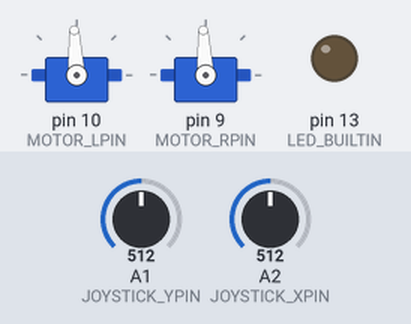
Recording of a sketch running on a simulated Arduino Uno, built with avr-gcc and run on an emulated ATmega328P. On the bench: 2 × servo, output pins drawn as LEDs (lit = HIGH). The test bench sets the inputs (shaded band); at power-on: A1 (JOYSTICK_YPIN) = 512, A2 (JOYSTICK_XPIN) = 512.

Above: at 1.2 s.
1.3 s: A1 (JOYSTICK_YPIN) set to 716
At 2.5 s:
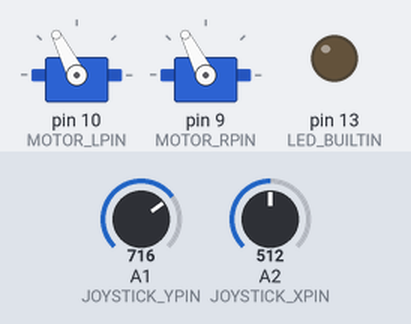
3.5 s: A2 (JOYSTICK_XPIN) set to 716
At 6.3 s:
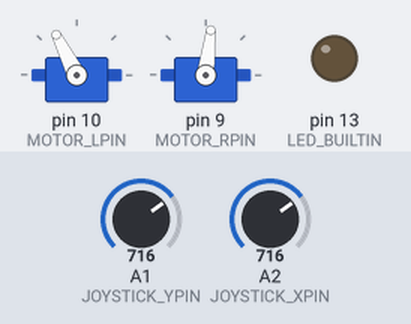
6.5 s: A2 (JOYSTICK_XPIN) set to 900
At 8.6 s:
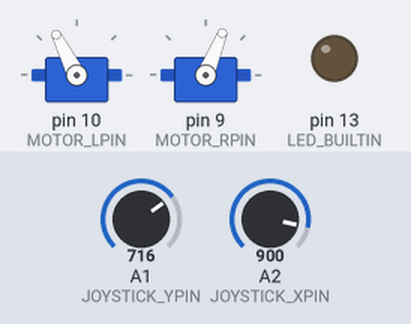
9.5 s: A1 (JOYSTICK_YPIN) set to 0
At 12.2 s:
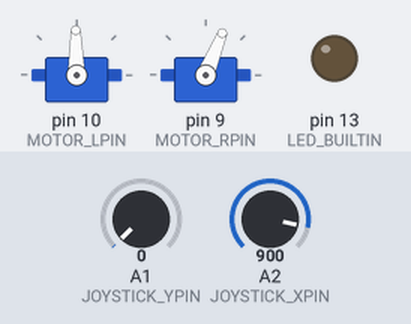
12.5 s: A2 (JOYSTICK_XPIN) set to 511
At 15.1 s:
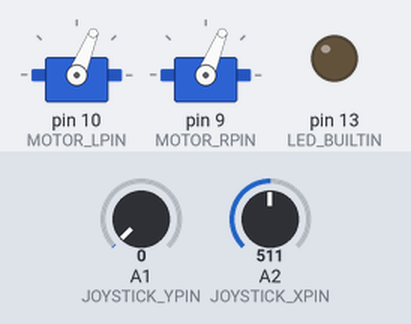
15.5 s: A2 (JOYSTICK_XPIN) set to 124
At 16.7 s:
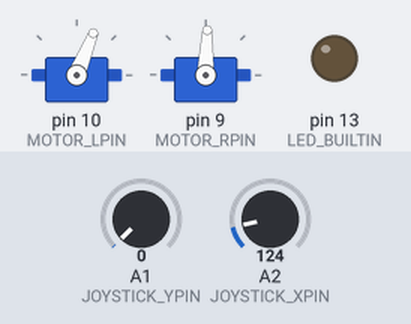
17.1 s: A2 (JOYSTICK_XPIN) set to 105
Timing chart, 0 to 19.7 s (numbered marks = the images above; inputs shaded):
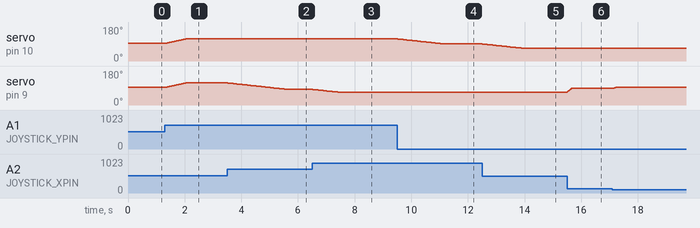

The sketch:

code_for_motors.ino
```cpp
/*
Go Baby Go! Project - Red Team Senior Design 2020-2021
Designed in collaboration with the Computer Engineering / Electrical Engineering Team
This program is able to interface a BlueTooth module for remote control and provide
manual steering and power from a joystick
Highlights of the car's manuverability include zero-radius turning, gradual acceleration
and deceleration, as well as high torque values and slow speed values for safety and functionality
Lead designers: Bryan Serrano, Max Everett
*/


#include <Servo.h>
#include "system_definitions.h"


void setup()
{

  // Joystick read in calls
  pinMode(JOYSTICK_XPIN, INPUT);
  pinMode(JOYSTICK_YPIN, INPUT);

  pinMode(LED_BUILTIN, OUTPUT);

  // Motor read in calls
  lMotorControl.attach(MOTOR_LPIN);
  rMotorControl.attach(MOTOR_RPIN);

  Serial.println("App Started");

}

void loop()
{

  //read joystick input and save it to a variable
  joyXVal = analogRead(JOYSTICK_XPIN);
  joyYVal = analogRead(JOYSTICK_YPIN);

  if ( JOYSTICK_LEFT <  JOYSTICK_RIGHT)
      (joyXVal <  JOYSTICK_ZERO_X) ? turnVal = giveDirection('L') : turnVal = giveDirection('R');

  if ( JOYSTICK_LEFT >  JOYSTICK_RIGHT)
      (joyXVal >  JOYSTICK_ZERO_X) ? turnVal = giveDirection('L') : turnVal = giveDirection('R');

  if ( JOYSTICK_UP <  JOYSTICK_DOWN)
    speedVal = (joyYVal < JOYSTICK_ZERO_Y) ? speedVal = giveDirection('U') : speedVal = giveDirection('D');

  if ( JOYSTICK_UP >  JOYSTICK_DOWN)
    speedVal = (joyYVal > JOYSTICK_ZERO_Y) ? speedVal = giveDirection('U') : speedVal = giveDirection('D');

  lMotorThold = speedVal + turnVal;
  rMotorThold = speedVal - turnVal;


  // left motor movement block that sets proper turning behavior
  if (lMotorThold < MOTOR_MAXTHOLD && lMotorThold > MOTOR_MINTHOLD)
    lMotorThold = THRESHOLD;

  if (lMotorThold < THRESHOLD)
  {
    if (lMotorThold <= lMotorSpeed - ACC_BACKWARD)
      lMotorSpeed = lMotorSpeed - ACC_BACKWARD;

    if (lMotorThold >lMotorSpeed + DEC_BACKWARD)
      lMotorSpeed =lMotorSpeed + DEC_BACKWARD;
  }

  if (lMotorThold >= THRESHOLD)
  {
    if (lMotorThold >= lMotorSpeed + ACC_FORWARD)
      lMotorSpeed = lMotorSpeed + ACC_FORWARD;

    if (lMotorThold < lMotorSpeed - DEC_FORWARD)
      lMotorSpeed = lMotorSpeed - DEC_FORWARD;
  }

  // right motor movement block that sets proper turning behavior
  if (rMotorThold < MOTOR_MAXTHOLD && rMotorThold > MOTOR_MINTHOLD)
    rMotorThold = THRESHOLD;
  if (rMotorThold < THRESHOLD)
  {
    if (rMotorThold <= rMotorSpeed - ACC_BACKWARD)
      rMotorSpeed = rMotorSpeed - ACC_BACKWARD;
    if (rMotorThold > rMotorSpeed + DEC_BACKWARD)
      rMotorSpeed = rMotorSpeed + DEC_BACKWARD;
  }
  if (rMotorThold >= THRESHOLD)
  {
    if (rMotorThold >= rMotorSpeed + ACC_FORWARD)
      rMotorSpeed = rMotorSpeed + ACC_FORWARD;
    if (rMotorThold < rMotorSpeed - DEC_FORWARD)
      rMotorSpeed = rMotorSpeed - DEC_FORWARD;
  }

  lMotorSpeed = constrain(lMotorSpeed, MAX_BACKWARD, MAX_FORWARD);
  rMotorSpeed = constrain(rMotorSpeed, MAX_BACKWARD, MAX_FORWARD);
  rMotorControl.writeMicroseconds(int(rMotorSpeed));
  lMotorControl.writeMicroseconds(int(lMotorSpeed));

}

float giveDirection(char direction)
{
  switch(direction)
  {
    case 'L' :
      return map(joyXVal,  JOYSTICK_LEFT,  JOYSTICK_ZERO_X, TURN_SPEED * -500, 0);
      break;
    case 'R' :
      return map(joyXVal,  JOYSTICK_RIGHT,  JOYSTICK_ZERO_X, TURN_SPEED * 500, 0);
      break;
    case 'U' :
      return map(joyYVal,  JOYSTICK_UP,  JOYSTICK_ZERO_Y, MAX_FORWARD, THRESHOLD);
      break;
    case 'D' :
      return map(joyYVal,  JOYSTICK_DOWN,  JOYSTICK_ZERO_Y, MAX_BACKWARD, THRESHOLD);
      break;
    default :
      break;
  }
}
```

system_definitions.h
```cpp
// telling the arduino where everything is
#define JOYSTICK_XPIN 16
#define JOYSTICK_YPIN 15
#define MOTOR_LPIN 10
#define MOTOR_RPIN 9
#define MOTOR_MINTHOLD 1484
#define MOTOR_MAXTHOLD 1516

// power block. higher level than sensitivity
Servo rMotorControl; // rightMotorController
Servo lMotorControl; // Servo leftMotorController;
float lMotorSpeed = 1500.00;
float rMotorSpeed = 1500.00;
float rMotorThold = 1500.00;
float lMotorThold = 1500.00;
float joyXVal = 0000.000;
float joyYVal = 0000.000;
unsigned int timezie = 0;
float speedVal = 1500.000;
float turnVal = 0000.000;

// Joystick sensitivity block
#define JOYSTICK_ZERO_X 509
#define JOYSTICK_RIGHT 632
#define JOYSTICK_LEFT 385
#define JOYSTICK_UP 638
#define JOYSTICK_ZERO_Y 511
#define JOYSTICK_DOWN 380

// motor sensitivity block (i.e. acceleration)
#define ACC_FORWARD   .2
#define DEC_FORWARD   .6
#define ACC_BACKWARD  .1
#define DEC_BACKWARD  .8
#define MAX_FORWARD 1750
#define MAX_BACKWARD 1250
#define TURN_SPEED .6
#define THRESHOLD 1500.00
```

Measured:
- after the input at 1.3 s, servo on pin 10 (MOTOR_LPIN), servo on pin 9 (MOTOR_RPIN): moves from 93° to 117° over 0.71 s, starting at once
- after the input at 3.5 s, servo on pin 9 (MOTOR_RPIN): moves from 117° to 83° over 2.1 s, starting at once
- after the input at 6.5 s, servo on pin 9 (MOTOR_RPIN): moves from 83° to 68° over 0.87 s, starting at once
- after the input at 9.5 s, servo on pin 10 (MOTOR_LPIN): moves from 117° to 91° over 1.6 s, starting at once
- after the input at 12.5 s, servo on pin 10 (MOTOR_LPIN): moves from 91° to 68° over 1.4 s, starting at once
- after the input at 15.5 s, servo on pin 9 (MOTOR_RPIN): 68° → 88° at once
- after the input at 17.1 s, servo on pin 9 (MOTOR_RPIN): 88° → 93° at once
